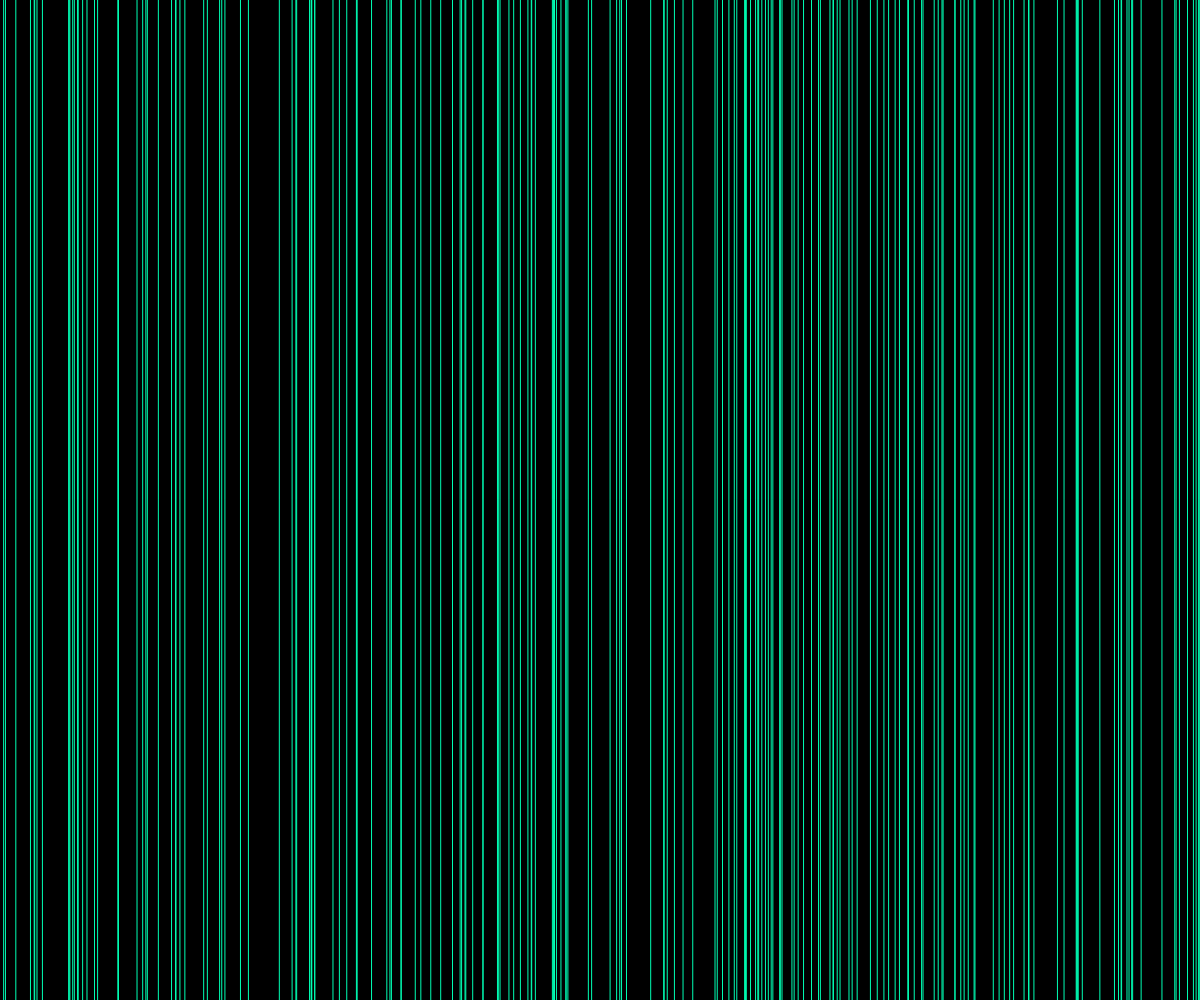
Frame 1 (no input)
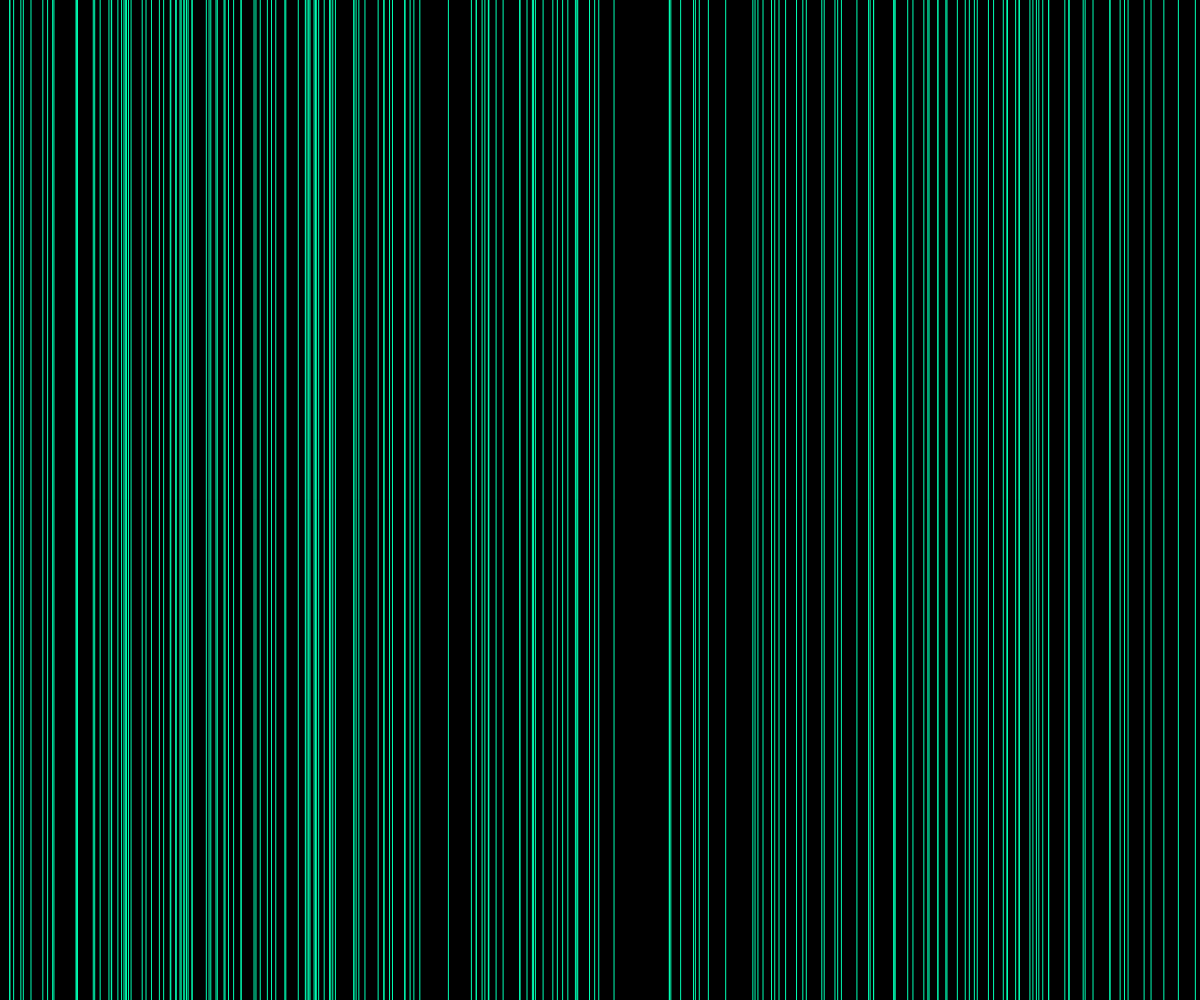
Frame 60 (no input)
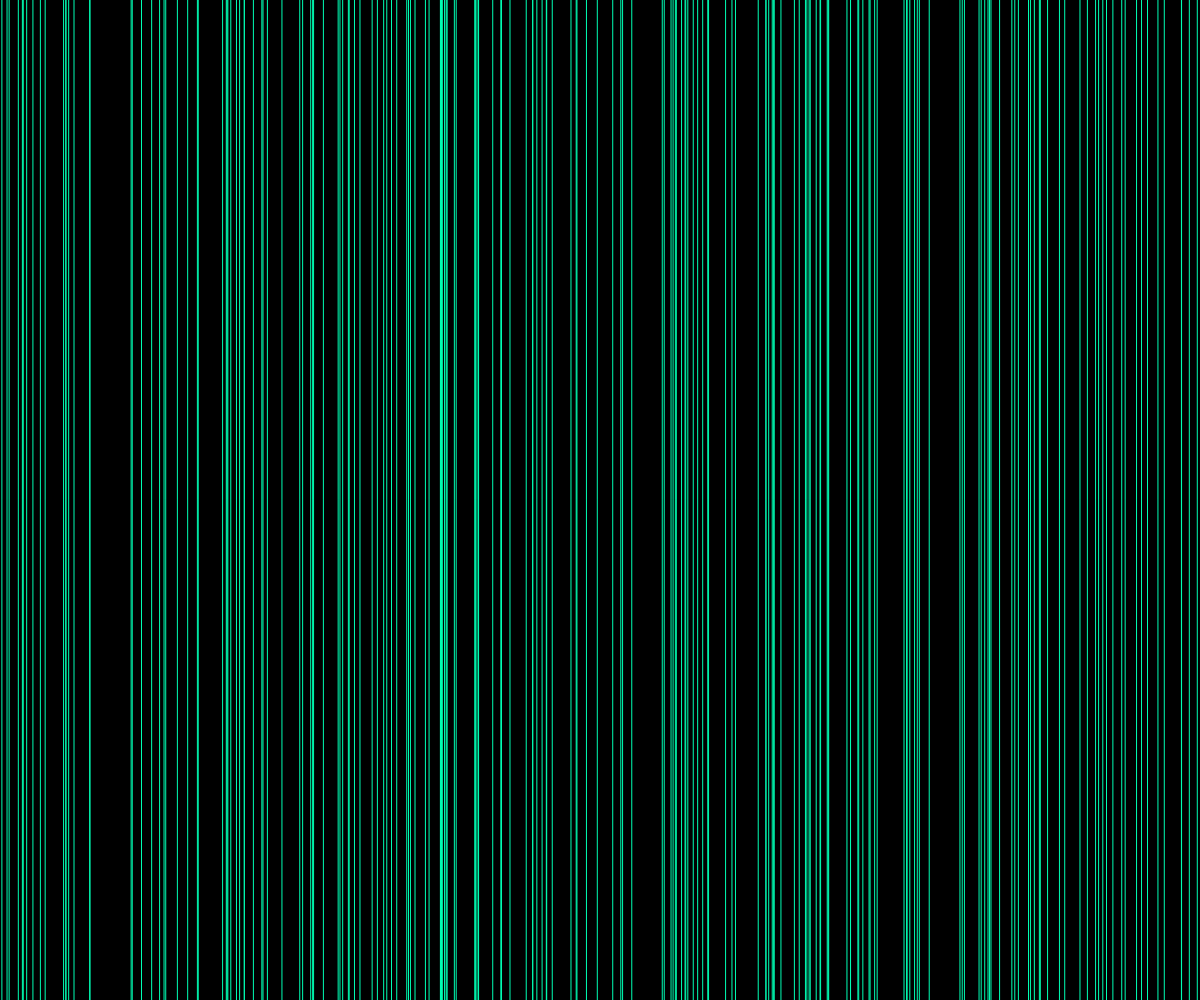
Frame 120 (the mouse pressed at the canvas centre since frame 60)

The p5.js sketch that drew these frames (run headless with seeded random() and noise() and a simulated clock; from frame 60 on, the mouse is pressed at the canvas centre):

// p5.js sketch
// ── sketch.js
function setup(){createCanvas(windowWidth,windowHeight);}
function draw(){
  background(0);
  stroke(0,255,180);
  for(let i=0;i<200;i++){
    let x=random(width);
    line(x,0,x,height);
  }
}
